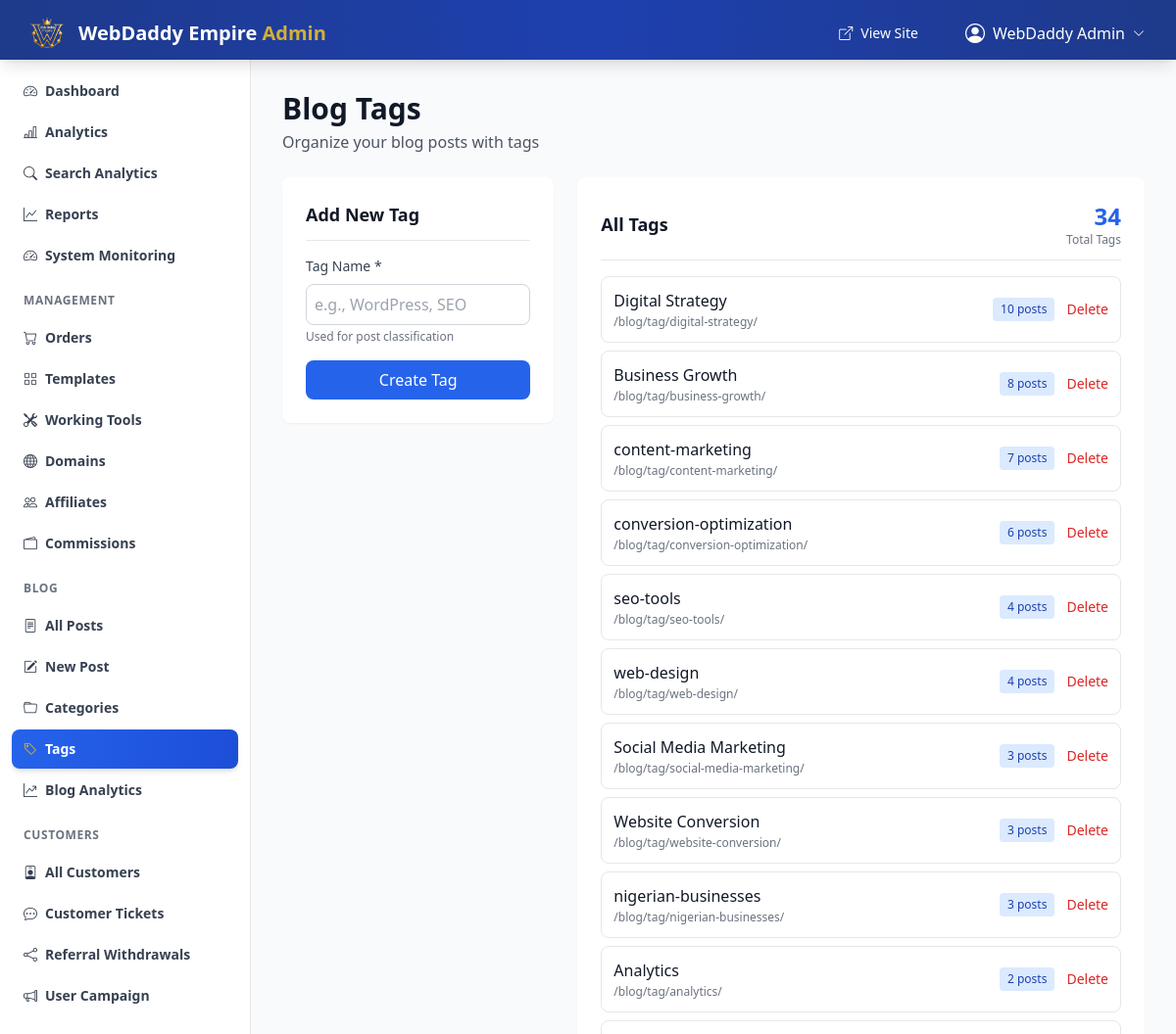
Screenshot of /admin/blog/tags.php (signed in) with the database file from the repository.
### tables this page shows
CREATE TABLE blog_tags (
                    id INTEGER PRIMARY KEY AUTOINCREMENT,
                    name TEXT NOT NULL,
                    slug TEXT NOT NULL UNIQUE,
                    created_at DATETIME DEFAULT CURRENT_TIMESTAMP
                );

### includes/blog/BlogTag.php (called while the page is built, shortened)
<?php
class BlogTag
{
    protected $db;
    public function __construct($db)
    {
        $this->db = $db;
    }
    public function getWithPostCount()
    {
        $stmt = $this->db->query("
            SELECT t.*, COUNT(pt.post_id) as post_count
            FROM blog_tags t
            LEFT JOIN blog_post_tags pt ON t.id = pt.tag_id
            LEFT JOIN blog_posts p ON pt.post_id = p.id AND p.status = 'published'
            GROUP BY t.id
            ORDER BY t.name ASC
        ");
        return $stmt->fetchAll(PDO::FETCH_ASSOC);
    }
}

### admin/blog/tags.php (the view, shortened to what this page needs)
<?php
require_once __DIR__ . '/../../includes/functions.php';
require_once __DIR__ . '/../../includes/blog/BlogTag.php';
$db = getDb();
$blogTag = new BlogTag($db);
$tags = $blogTag->getWithPostCount();
usort($tags, function($a, $b) {
    return $b['post_count'] - $a['post_count'];
});
require_once __DIR__ . '/../includes/header.php';
?>
<div class="space-y-6">
    <div>
        <h1 class="text-3xl font-bold text-gray-900">Blog Tags</h1>
        <p class="text-gray-600 mt-1">Organize your blog posts with tags</p>
    </div>
    <div class="grid grid-cols-1 lg:grid-cols-3 gap-6">
        <div class="lg:col-span-1">
            <div class="bg-white rounded-lg shadow-sm p-6">
                <h2 class="text-lg font-semibold text-gray-900 mb-4 pb-3 border-b border-gray-200">Add New Tag</h2>
                <form method="POST" class="space-y-4">
                    <div>
                        <label class="block text-sm font-medium text-gray-700 mb-2">Tag Name *</label>
                        <input type="text" name="name" placeholder="e.g., WordPress, SEO" required autofocus class="w-full border border-gray-300 rounded-lg p-2 focus:outline-none focus:ring-2 focus:ring-primary-500">
                        <p class="text-xs text-gray-500 mt-1">Used for post classification</p>
                    </div>
                    <button type="submit" class="w-full bg-primary-600 hover:bg-primary-700 text-white px-4 py-2 rounded-lg transition-colors font-medium">
                        Create Tag
                    </button>
                </form>
            </div>
        </div>
        <div class="lg:col-span-2">
            <div class="bg-white rounded-lg shadow-sm p-6">
                <div class="flex items-center justify-between mb-4 pb-3 border-b border-gray-200">
                    <h2 class="text-lg font-semibold text-gray-900">All Tags</h2>
                    <div class="text-right">
                        <div class="text-2xl font-bold text-primary-600"><?php echo count($tags); ?></div>
                        <div class="text-xs text-gray-500">Total Tags</div>
                    </div>
                </div>
                <?php if (empty($tags)): ?>
                    <div class="text-center py-12">
                        <i class="bi bi-inbox text-3xl text-gray-300 block mb-3"></i>
                        <p class="text-gray-600">No tags yet. Create your first one using the form.</p>
                    </div>
                <?php else: ?>
                    <div class="space-y-2">
                        <?php foreach ($tags as $tag): ?>
                            <div class="flex items-center justify-between p-3 border border-gray-200 rounded-lg hover:shadow-sm transition-all group">
                                <div class="flex-1">
                                    <div class="font-medium text-gray-900"><?php echo htmlspecialchars($tag['name']); ?></div>
                                    <div class="text-xs text-gray-500 mt-0.5">/blog/tag/<?php echo htmlspecialchars($tag['slug']); ?>/</div>
                                </div>
                                <div class="flex items-center gap-3 ml-4">
                                    <span class="inline-block bg-blue-100 text-blue-800 px-2 py-1 rounded text-xs font-medium">
                                        <?php echo (int)$tag['post_count']; ?> post<?php echo $tag['post_count'] !== 1 ? 's' : ''; ?>
                                    </span>
                                    <a href="#" onclick="if(confirm('Delete this tag? It will be removed from all posts.')) { const form = document.createElement('form'); form.method='POST'; form.innerHTML='<input type=hidden name=action value=delete><input type=hidden name=id value=<?php echo $tag['id']; ?>>'; document.body.appendChild(form); form.submit(); } return false;" class="text-red-600 hover:text-red-700 text-sm font-medium">Delete</a>
                                </div>
                            </div>
                        <?php endforeach; ?>
                    </div>
                <?php endif; ?>
            </div>
        </div>
    </div>
</div>
<?php require_once __DIR__ . '/../includes/footer.php'; ?>

### rows the page displays
blog_tags: name "Digital Strategy", slug "digital-strategy", post_count "10", $tag['id'] 19 (drawn)
blog_tags: name "Business Growth", slug "business-growth", post_count "8", $tag['id'] 30 (drawn)
blog_tags: name "content-marketing", slug "content-marketing", post_count "7", $tag['id'] 6 (drawn)
blog_tags: name "conversion-optimization", slug "conversion-optimization", post_count "6", $tag['id'] 4 (drawn)
blog_tags: name "seo-tools", slug "seo-tools", post_count "4", $tag['id'] 15 (drawn)
blog_tags: name "web-design", slug "web-design", post_count "4", $tag['id'] 3 (drawn)
blog_tags: name "Social Media Marketing", slug "social-media-marketing", post_count "3", $tag['id'] 24 (drawn)
blog_tags: name "Website Conversion", slug "website-conversion", post_count "3", $tag['id'] 21 (drawn)
blog_tags: name "nigerian-businesses", slug "nigerian-businesses", post_count "3", $tag['id'] 1 (drawn)
blog_tags: name "Analytics", slug "analytics", post_count "2", $tag['id'] 26 (drawn)

### other values shown
SITE_NAME "WebDaddy Empire"
getAdminName() "WebDaddy Admin"
count($tags) "34"
